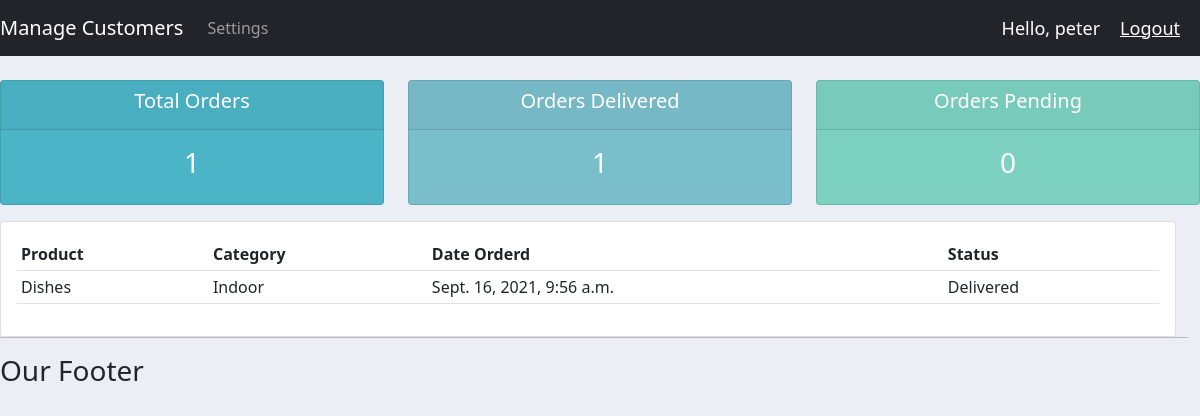
The page /user/ (signed in) on the database its author committed.
### accounts/models.py (models this page shows, shortened)
class Order(models.Model):
    STATUS=(
        ('Pending', 'Pending'),
        ('Out for Delivery', 'Out for Delivery'),
        ('Delivered','Delivered')
    )
    customer = models.ForeignKey(Customer,null=True, on_delete=models.SET_NULL)
    product=models.ForeignKey(Products, null=True, on_delete=SET_NULL)
    date_created= models.DateTimeField(auto_now_add=True, null=True)
    status= models.CharField(max_length=200, null=True, choices=STATUS)

class Products(models.Model):
    CATEGORY=(
        ('Indoor', 'Indoor'),
        ('Out Door', 'Out Door'),
         )
    name= models.CharField(max_length=200, null=True)
    price=models.FloatField(null=True)
    category= models.CharField(max_length=200, null=True, choices=CATEGORY)
    description= models.CharField(max_length=200, null=True, blank=True)
    date_created= models.DateTimeField(auto_now_add=True, null=True)
    tag= models.ManyToManyField(Tag)
    def __str__(self):
        return self.name

### accounts/decorators.py (the view)
        def wrapper_func(request, *args, **kwargs):
            group = None
            if request.user.groups.exists():
                group = request.user.groups.all()[0].name
            if group in allowed_roles:
                return view_func(request, *args, **kwargs)
            else:
                return HttpResponse('You are not authorised')

### accounts/views.py (called while the page is built)
@login_required(login_url='login')
@allowed_users(allowed_roles=['customer'])
def userPage(request):
    orders= request.user.customer.order_set.all()
    total_orders= orders.count()
    delivered= orders.filter(status='Delivered').count()
    pending= orders.filter(status='Pending').count()
    context = {
        "orders":orders,
        "total_orders": total_orders,
        "delivered":delivered,
        "pending":pending
        }
    return render(request, 'accounts/user.html', context)

### accounts/templates/accounts/user.html
{%  extends 'accounts/main.html' %}
{% block content %}
{%  include 'accounts/status.html' %}
<div class="row">
	<div class="col-md">
		<div class="card card-body">
			<table class="table table-sm">
				<tr>
					<th>Product</th>
					<th>Category</th>
					<th>Date Orderd</th>
					<th>Status</th>
				</tr>
			{% for order in orders %}
			<tr>
			<td> {{order.product}}</td>
			<td> {{order.product.category}}</td>
			<td> {{order.date_created}}</td>
			<td> {{order.status}}</td>
			</tr>
			{% endfor %}
			</table>
		</div>
	</div>
{% endblock content %}

### accounts/templates/accounts/navbar.html (shortened to what this page needs)
<nav class="navbar navbar-expand-lg navbar-dark bg-dark">
  <a class="navbar-brand" href="#">Manage Customers </a>
  <div class="collapse navbar-collapse" id="navbarNav">
    <ul class="navbar-nav">
    {% if request.user.is_staff %}
      <li class="nav-item active">
        <a class="nav-link" href="{% url 'home' %}">Dashboard</a>
      </li>
      <li class="nav-item">
        <a class="nav-link" href="{% url 'products' %}">Products</a>
      </li>
      {% else %}
      <li class="nav-item">
        <a class="nav-link" href="{% url 'account' %}">Settings</a>
      </li>
      {% endif %}
    </ul>
  </div>
  <span id="hello-msg"> Hello, {{request.user.username}}</span>
   <span > <a id="hello-msg" href="{% url 'logout' %}" >Logout </a></span>
</nav>

### static/css/main.css (style rules this page uses)
body { background-color: #ebeff5; }

### accounts/templates/accounts/navbar.html (style rules this page uses)
#hello-msg { font-size: 18px; color:#fff; margin-right:20px; }

### rows shown on the page
Order: product "Dishes", product.category "Indoor", date_created "Sept. 16, 2021, 9:56 a.m.", status "Delivered"

### other values the page prints
{{ request.user.username }} "peter"
{{ total_orders }} "1"
{{ delivered }} "1"
{{ pending }} "0"
